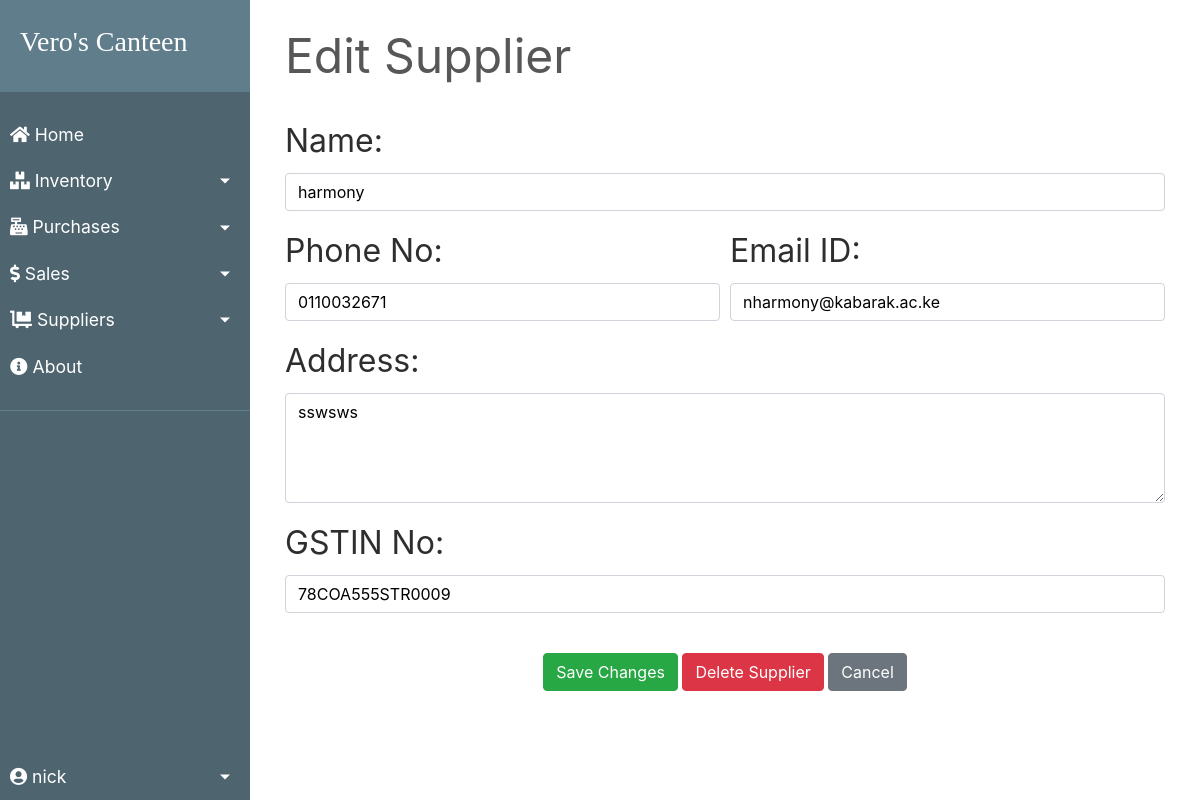
/transactions/suppliers/1/edit (signed in), run on the app's committed database.
### transactions/models.py (models this page shows, shortened)
class Supplier(models.Model):
    id = models.AutoField(primary_key=True)
    name = models.CharField(max_length=150)
    phone = models.CharField(max_length=12, unique=True)
    address = models.CharField(max_length=200)
    email = models.EmailField(max_length=254, unique=True)
    gstin = models.CharField(max_length=15, unique=True)
    is_deleted = models.BooleanField(default=False)

### transactions/views.py (the view)
# urls.py: path('suppliers/<pk>/edit', views.SupplierUpdateView.as_view(), name='edit-supplier'),
class SupplierUpdateView(SuccessMessageMixin, UpdateView):
    model = Supplier
    form_class = SupplierForm
    success_url = '/transactions/suppliers'
    success_message = "Supplier details has been updated successfully"
    template_name = "suppliers/edit_supplier.html"
    def get_context_data(self, **kwargs):
        context = super().get_context_data(**kwargs)
        context["title"] = 'Edit Supplier'
        context["savebtn"] = 'Save Changes'
        context["delbtn"] = 'Delete Supplier'
        return context

### transactions/forms.py
class SupplierForm(forms.ModelForm):
    def __init__(self, *args, **kwargs):
        super().__init__(*args, **kwargs)
        self.fields['name'].widget.attrs.update({'class': 'textinput form-control', 'pattern' : '[a-zA-Z\s]{1,50}', 'title' : 'Alphabets and Spaces only'})
        self.fields['phone'].widget.attrs.update({'class': 'textinput form-control', 'maxlength': '10', 'pattern' : '[0-9]{10}', 'title' : 'Numbers only'})
        self.fields['email'].widget.attrs.update({'class': 'textinput form-control'})
        self.fields['gstin'].widget.attrs.update({'class': 'textinput form-control', 'maxlength': '15', 'pattern' : '[A-Z0-9]{15}', 'title' : 'GSTIN Format Required'})
    class Meta:
        model = Supplier
        fields = ['name', 'phone', 'address', 'email', 'gstin']
        widgets = {
            'address' : forms.Textarea(
                attrs = {
                    'class' : 'textinput form-control',
                    'rows'  : '4'
                }
            )
        }

### transactions/templates/suppliers/edit_supplier.html (shortened to what this page needs)
{% extends "base.html" %}
{% block content %}
    <div style="color:#575757; font-style: bold; font-size: 3rem; border-bottom: 1px solid white;">{{title}}</div> <br>
    <form method="post">
        <div class="form-group">
            <label for="{{ form.name.id_for_label }}">Name:</label>
            {{ form.name }}
        </div>
        <div class="form-row">
            <div class="form-group col-md-6">
                <label for="{{ form.phone.id_for_label }}">Phone No:</label>
                {{ form.phone }}
            </div>
            <div class="form-group col-md-6">
                <label for="{{ form.email.id_for_label }}">Email ID:</label>
                {{ form.email }}
            </div>
        </div>
        <div class="form-group">
            <label for="{{ form.address.id_for_label }}">Address:</label>
            {{ form.address }}
        </div>
        <div class="form-group">
            <label for="{{ form.gstin.id_for_label }}">GSTIN No:</label>
            {{ form.gstin }}
        </div>
        <br>
        <div class="align-middle">
            <button type="submit" class="btn btn-success">{{ savebtn }}</button>
            {% if delbtn %}
                <a href="{% url 'delete-supplier' supplier.pk %}" class="btn btn-danger"> Delete Supplier </a>
            {% endif %}
            <a href="{% url 'suppliers-list' %}" class="btn btn-secondary">Cancel</a>
        </div>
    </form>
{% endblock content %}

### homepage/templates/base.html (shortened to what this page needs)
{% load static %}
<html lang="en">
<head>
    <link rel="stylesheet" type="text/css" href="{% static 'bootstrap/bootstrap.min.css' %}">
    <link rel="stylesheet" href="https://use.fontawesome.com/releases/v5.7.0/css/all.css">
    <link rel="stylesheet" type="text/css" href="{% static 'css/main.css' %}">
    <link rel="stylesheet" type="text/css" href="{% static 'css/sidebar.css' %}">
    <link rel="stylesheet" type="text/css" href="{% static 'css/dialogbox.css' %}">
</head>
<body>
    <main id="wrapper">
    {% if user.is_authenticated %}
        <nav id="sidebar">
            <div class="sidebar-header">
                <a class="navbar-brand titlefont mr-4" href="{% url 'home' %}"><h3>Vero's Canteen</h3></a>
            </div>
            <ul class="list-unstyled sidebar-components">
                <li>
                    <a class="sidebar-text sidebar-button" href="{% url 'home' %}"><i class="fas fa-home"></i> Home</a>
                </li>
                <li>
                    <a href="#inventorySubmenu" data-toggle="collapse" class="dropdown-toggle sidebar-text right-arrow sidebar-button"><i class="fas fa-boxes"></i> Inventory</a>
                </li>
                <li>
                    <a href="#purchaseSubmenu" data-toggle="collapse" class="dropdown-toggle sidebar-text right-arrow sidebar-button"><i class="fas fa-cash-register"></i> Purchases</a>
                </li>
                <li>
                    <a href="#saleSubmenu" data-toggle="collapse" class="dropdown-toggle sidebar-text right-arrow sidebar-button"><i class="fas fa-dollar-sign"></i> Sales</a>
                </li>
                <li>
                    <a href="#supplierSubmenu" data-toggle="collapse" class="dropdown-toggle sidebar-text right-arrow sidebar-button"><i class="fas fa-dolly-flatbed"></i> Suppliers</a>
                </li>
                <li>
                    <a class="sidebar-text sidebar-button" href="{% url 'about' %}"><i class="fas fa-info-circle"></i> About</a>
                </li>
                <li class="bottomleft">
                    <a href="#UserSubmenu" data-toggle="collapse" class="dropdown-toggle sidebar-text right-arrow sidebar-button"><i class="fas fa-user-circle"></i> {{ request.user.username }}</a>
                </li>
            </ul>
        </nav>
        <div id="content">
            <div class="row">
                <div class="col-md-12">
    {% endif %}
                    <div class="container">
                        {% block content %}{% endblock content %}
                    </div>
                </div>
            </div>
            <br>
        </div>
    </main>
</body>
</html>

### homepage/static/css/main.css (style rules this page uses)
body, html { height: 100%; }
.form-group { color: white; }
label { color: rgb(46, 46, 46); font-size: 2rem; }
a { color: #55b159; }
ol, li { color: white; }
h1, h2, h3, h4, h5, h6 { color: #ffffff; }
ul { margin: 0; }
.titlefont { color: #228dff; font-family: Audiowide; }
.align-middle { text-align: center; }
.textinput { background-color: #ffffff; color: black; }

### homepage/static/css/sidebar.css (style rules this page uses)
.sidebar-text, .sidebar-text:hover, .sidebar-text:focus { color: inherit; text-decoration: none; transition: all 0.3s; }
#wrapper { display: flex; width: 100%; align-items: stretch; }
#sidebar { width: 250px; position: fixed; top: 0; left: 0; height: 100vh; z-index: 999; background: #4e6570; color: #fff; transition: all 0.3s; }
.sidebar-header { padding: 20px; background: #607d8b; }
.sidebar-components { padding: 20px 0; border-bottom: 1px solid #607d8b; }
.dropdown-toggle::after { display: block; position: absolute; top: 50%; right: 20px; transform: translateY(-50%); }
a.right-arrow[data-toggle="collapse"] { position: relative; }
.sidebar-button { padding: 10px; font-size: 1.1em; display: block; }
.bottomleft { bottom: 0; position: absolute; min-width: 250px; max-width: 250px; }
#content { width: 100%; margin-left: 250px; padding: 20px; min-height: 100vh; transition: all 0.3s; }

### data on the page
Supplier: name "harmony", phone "0110032671", email "nharmony@kabarak.ac.ke", address "sswsws", gstin "78COA555STR0009"

### other printed values
{{ request.user.username }} "nick"
{{ title }} "Edit Supplier"
{{ savebtn }} "Save Changes"
